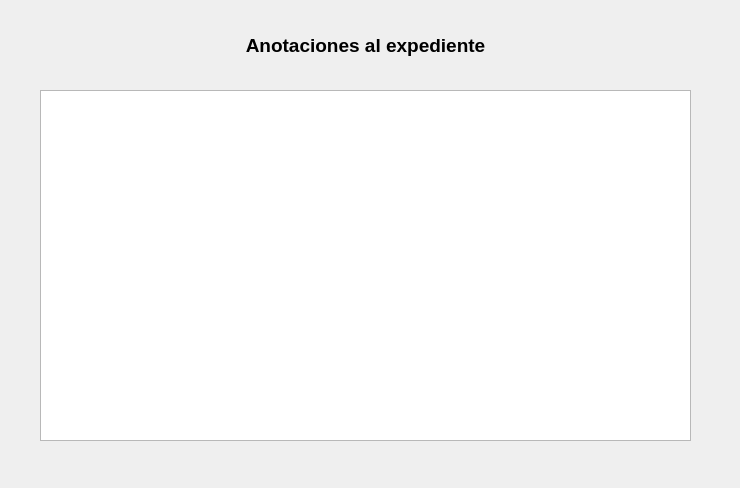
<?xml version="1.0" encoding="UTF-8"?>
<ui version="4.0">
 <class>consult_record</class>
 <widget class="QDialog" name="consult_record">
  <property name="geometry">
   <rect>
    <x>0</x>
    <y>0</y>
    <width>740</width>
    <height>488</height>
   </rect>
  </property>
  <property name="windowTitle">
   <string>Dialog</string>
  </property>
  <widget class="QLabel" name="title">
   <property name="geometry">
    <rect>
     <x>240</x>
     <y>30</y>
     <width>251</width>
     <height>31</height>
    </rect>
   </property>
   <property name="font">
    <font>
     <pointsize>14</pointsize>
     <bold>true</bold>
    </font>
   </property>
   <property name="text">
    <string>Anotaciones al expediente</string>
   </property>
   <property name="alignment">
    <set>Qt::AlignCenter</set>
   </property>
  </widget>
  <widget class="QPlainTextEdit" name="plainTextEdit">
   <property name="geometry">
    <rect>
     <x>40</x>
     <y>90</y>
     <width>651</width>
     <height>351</height>
    </rect>
   </property>
  </widget>
 </widget>
 <resources/>
 <connections/>
</ui>
